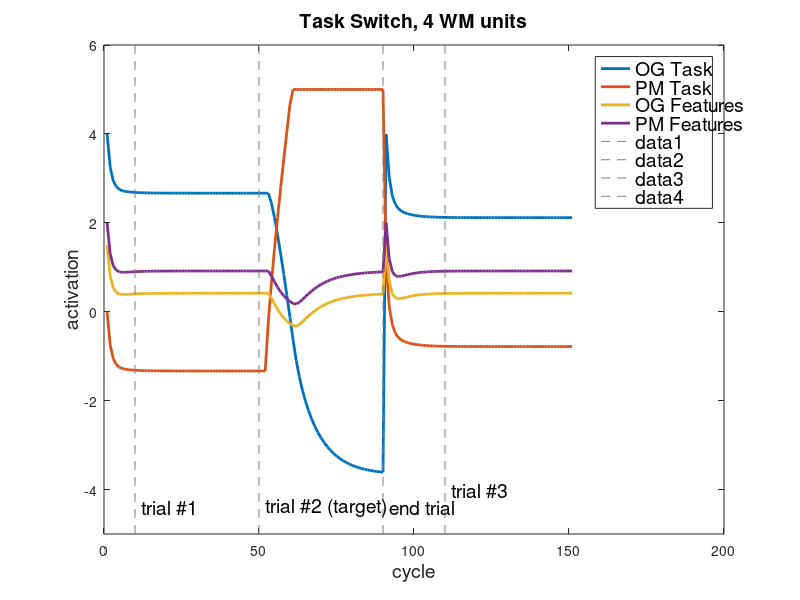

MATLAB code for this plot:

x = [-1:0.2:5];
x = 1;
cycs = 150;

%{
I = 0;
li = -2; % lateral inhibition
se = -2; % self-excitation
ve = 0; % vertical excitation
ci = 0; % cross-inhibition
step = 0.2;
%}

I = 4;
li = -2; % lateral inhibition
se = -2; % self-excitation
ve = -1; % vertical excitation
ci = -1; % cross-inhibition
step = 0.1;


W = [
    se li ve ci;
    li se ci ve;
    ve ci se li;
    ci ve li se;
    ];
b = [I I I I];

z = zeros(size(x, 2));

for i = 1:size(x, 2)
    for j = 1:size(x, 2)
        a1 = x(i);
        a2 = x(j);
 
        a = [a1 a2 a1 a2];
        if size(x, 2) == 1
            a = [4 0 1.5 2];
        end
        net = [0 0 0 0];
        avg = [0 0 0 0];
        act = zeros(cycs+1, 4);
                                                %act(1,:) = 1 ./ (1 + exp(-a));
                                                act(1,:) = a;
        for cyc = 1:cycs
            net = a * W + b;
            
            if cyc > 50 && cyc < 90
                b(2) = 15;
            else
                if cyc == 90
                    a = [4 0 1.5 2];
                end
                b(2) = 4;
            end
            
                                                da = net;
                                                %da = -a + quadsquare(b + a * W);
            a = a + step * da;
            a = min(a, 5);
            a = max(a, -5);
                                                %act(cyc+1,:) = 1 ./ (1 + exp(-a));
                                                act(cyc+1,:) = a;
        end
        z(i, j) = norm(act(end,:) - act(1,:));
        
        if size(x, 2) == 1
            figure;
            
            plot(act, 'LineWidth', 2);
            ylim([-5 6]);
            legend('OG Task', 'PM Task', 'OG Features', 'PM Features');
            ylabel('activation');
            xlabel('cycle');
            line([10 10],ylim, 'LineStyle', '--', 'Color',[0.5 0.5 0.5]);
            line([50 50],ylim, 'LineStyle', '--', 'Color',[0.5 0.5 0.5]);
            line([90 90],ylim, 'LineStyle', '--', 'Color',[0.5 0.5 0.5]);
            
            line([110 110],ylim, 'LineStyle', '--', 'Color',[0.5 0.5 0.5]);
            
            text(12, -4.4, 'trial #1');
            text(52, -4.4, 'trial #2 (target)');
            
            %text(92, -4.4, 'trial #3');
            text(92, -4.4, 'end trial');            
            text(112, -4, 'trial #3');
            
            %title('Ongoing Trials, 4 WM units');            
            title('Task Switch, 4 WM units');
            
            figureHandle = gcf;
            set(findall(figureHandle,'type','text'),'fontSize',14);
        end
    end
end

if size(x, 2) > 1
    figure;
    surf(x, x, z);
end